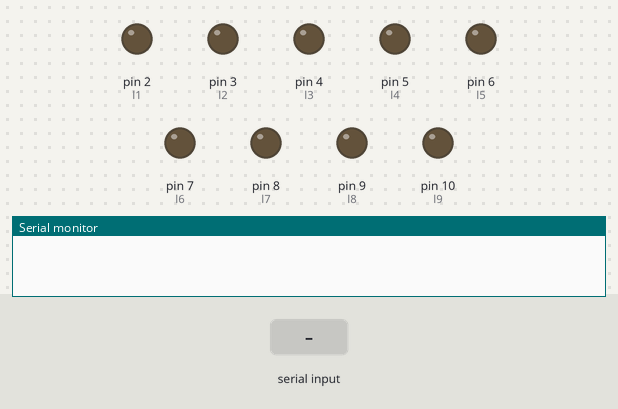
A program run on a simulated Arduino Uno, built with avr-gcc and run on an emulated ATmega328P. On the bench: output pins drawn as LEDs (lit = HIGH), the last lines printed to the serial monitor. Inputs (shaded band) come from the test bench.

Above: at 1.2 s.
1.3 s: "a" received over Serial
At 2.2 s:
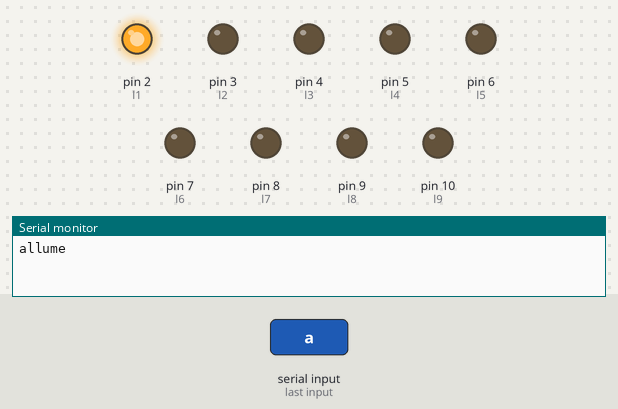
2.8 s: byte 102 ('f') received over Serial
At 3.3 s:
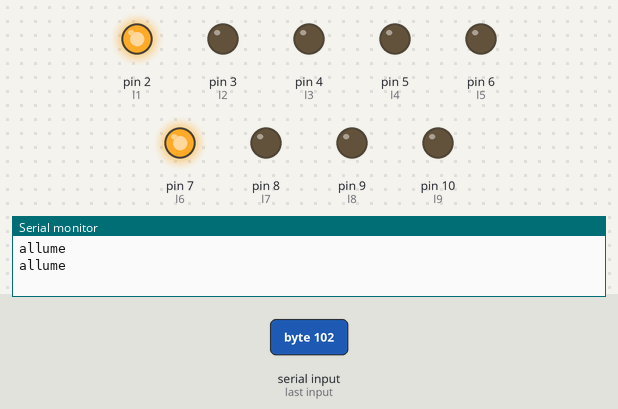
4.3 s: "A" received over Serial
At 5.5 s:
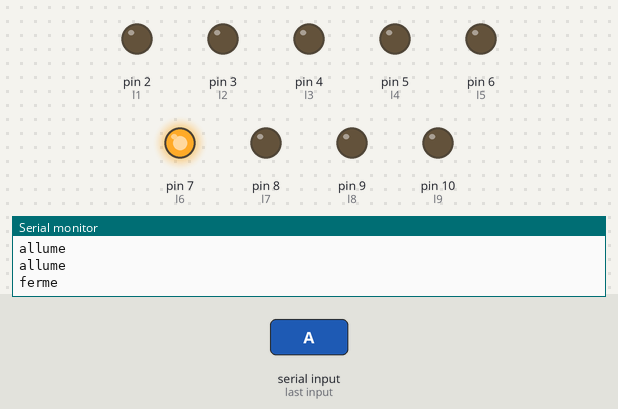
5.8 s: byte 103 ('g') received over Serial
At 6.8 s:
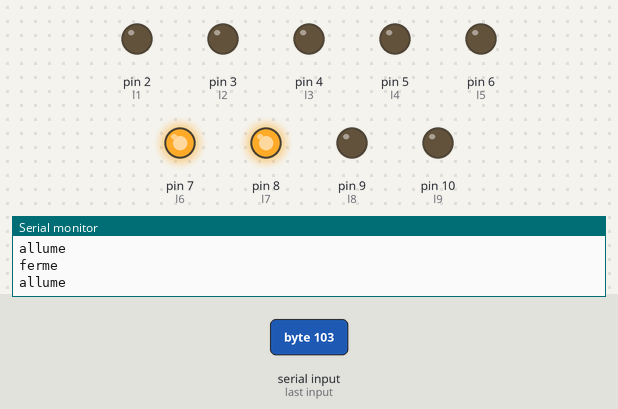
7.3 s: byte 70 ('F') received over Serial
At 7.9 s:
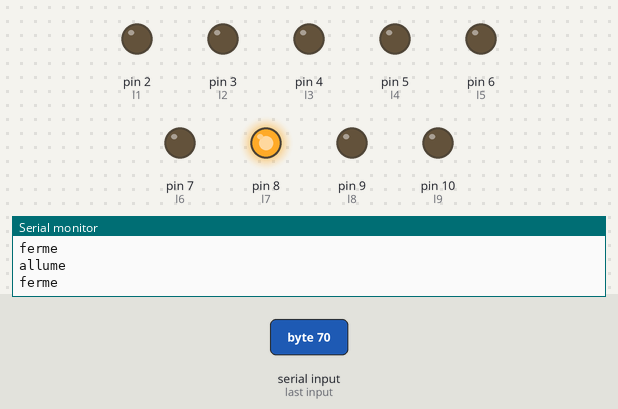
8.8 s: byte 104 ('h') received over Serial
At 9.1 s:
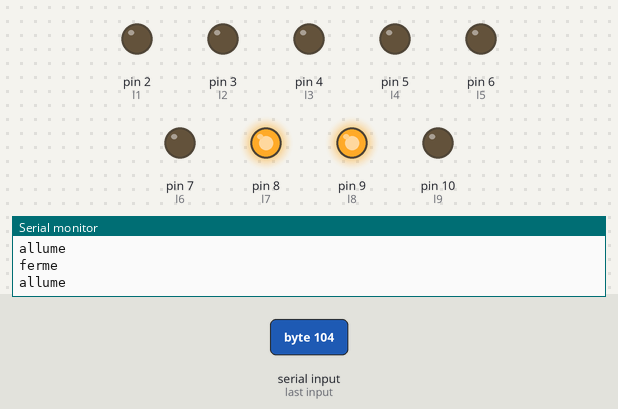
Timing chart, 0 to 11.3 s (numbered marks = the images above; inputs shaded):
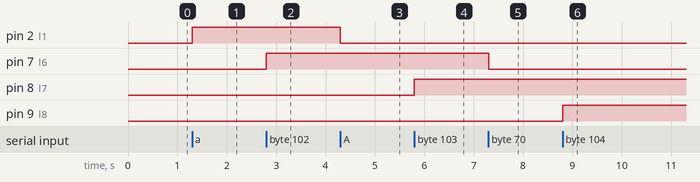

Measured:
- after the input at 1.3 s, pin 2 (l1): LOW → HIGH at once
- after the input at 2.8 s, pin 7 (l6): LOW → HIGH at once
- after the input at 4.3 s, pin 2 (l1): HIGH → LOW at once
- after the input at 5.8 s, pin 8 (l7): LOW → HIGH at once
- after the input at 7.3 s, pin 7 (l6): HIGH → LOW at once
- after the input at 8.8 s, pin 9 (l8): LOW → HIGH at once

The program:

main.cpp
```cpp
#include <Arduino.h>

#define l1 2
#define l2 3
#define l3 4
#define l4 5
#define l5 6
#define l6 7
#define l7 8
#define l8 9
#define l9 10

char getstr;

void setup() {
  pinMode(l1, OUTPUT);
  pinMode(l2, OUTPUT);
  pinMode(l3, OUTPUT);
  pinMode(l4, OUTPUT);
  pinMode(l5, OUTPUT);
  pinMode(l6, OUTPUT);
  pinMode(l7, OUTPUT);
  pinMode(l8, OUTPUT);
  pinMode(l9, OUTPUT);
  Serial.begin(9600);
  // put your setup code here, to run once:
}

void loop() {
  getstr = Serial.read();
  if(getstr == 'a')
  {
    Serial.println("allume");
    digitalWrite(l1, HIGH);
  }
  else if(getstr == 'A')
  {
    Serial.println("ferme");
    digitalWrite(l1, LOW);
  }
  else if(getstr == 'b')
  {
    Serial.println("allume");
    digitalWrite(l2, HIGH);
  }
  else if(getstr == 'B')
  {
    Serial.println("ferme");
    digitalWrite(l2, LOW);
  }
  else if(getstr == 'c')
  {
    Serial.println("allume");
    digitalWrite(l3, HIGH);
  }
  else if(getstr == 'C')
  {
    Serial.println("ferme");
    digitalWrite(l3, LOW);
  }
  else if(getstr == 'd')
  {
    Serial.println("allume");
    digitalWrite(l4, HIGH);
  }
  else if(getstr == 'D')
  {
    Serial.println("ferme");
    digitalWrite(l4, LOW);
  }
  else if(getstr == 'e')
  {
    Serial.println("allume");
    digitalWrite(l5, HIGH);
  }
  else if(getstr == 'E')
  {
    Serial.println("ferme");
    digitalWrite(l5, LOW);
  }
  else if(getstr == 'f')
  {
    Serial.println("allume");
    digitalWrite(l6, HIGH);
  }
  else if(getstr == 'F')
  {
    Serial.println("ferme");
    digitalWrite(l6, LOW);
  }
  else if(getstr == 'g')
  {
    Serial.println("allume");
    digitalWrite(l7, HIGH);
  }
  else if(getstr == 'G')
  {
    Serial.println("ferme");
    digitalWrite(l7, LOW);
  }
  else if(getstr == 'h')
  {
    Serial.println("allume");
    digitalWrite(l8, HIGH);
  }
  else if(getstr == 'H')
  {
    Serial.println("ferme");
    digitalWrite(l8, LOW);
  }
  else if(getstr == 'i')
  {
    Serial.println("allume");
    digitalWrite(l9, HIGH);
  }
  else if(getstr == 'I')
  {
    Serial.println("ferme");
    digitalWrite(l9, LOW);
  }
}
```
